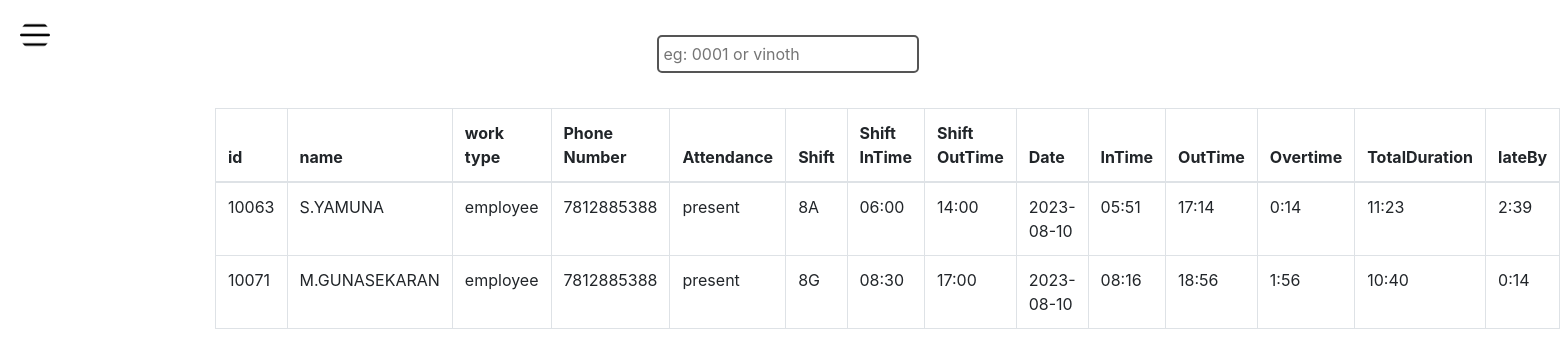
Page / (signed in) on the committed database.
### app/models.py (models this page shows)
class Attendance(db.Model,UserMixin):
    id=db.Column(db.Integer,primary_key=True)
    date = db.Column(db.DateTime(timezone=True), default=func.now())
    emp_id = db.Column(db.Integer, db.ForeignKey('employee.id'))
    attendance =db.Column(db.String(150))
    wages_per_Day=db.Column(db.String(150))
    inTime=db.Column(db.String(150))
    outTime=db.Column(db.String(150))
    overtime=db.Column(db.String(150),default='00:00')
    shift=db.Column(db.String(150))
    shiftIntime = db.Column(db.String(150))
    shift_Outtime = db.Column(db.String(150))
    TotalDuration=db.Column(db.String(150))
    lateBy=db.Column(db.String(150))
    earlyGoingBy=db.Column(db.String(150))
    punchRecords=db.Column(db.String(150))

class Employee(db.Model, UserMixin):
    id = db.Column(db.Integer, primary_key=True)
    name = db.Column(db.String(150), nullable=False)
    date = db.Column(db.DateTime(timezone=True), default=func.now())
    dob = db.Column(db.DateTime(timezone=True))
    designation = db.Column(db.String(150), nullable=True)
    workType = db.Column(db.String(150))
    email = db.Column(db.String(150), unique=True)
    phoneNumber = db.Column(db.Integer)
    adharNumber = db.Column(db.Integer)
    gender = db.Column(db.String(150))
    address = db.Column(db.String(150))
    mimetype =db.Column(db.String(150))
    profile_pic = db.Column(db.String(100000), default='Default/Default.jpeg')
    attendance = db.relationship('Attendance', backref='employee')

### app/views.py (the view)
@views.route('/',methods=['POST','GET'])
@login_required
def admin():
    employee =Attendance.query.order_by(Attendance.date)
    return render_template('admin.html',employee=employee)

### app/templates/admin.html (shortened to what this page needs)
<!DOCTYPE html>
<html lang="en">
<head>
  <link rel="stylesheet" href="https://stackpath.bootstrapcdn.com/bootstrap/4.5.2/css/bootstrap.min.css">
  <link rel="stylesheet" href="https://cdnjs.cloudflare.com/ajax/libs/font-awesome/6.0.0-beta3/css/all.min.css">
  <link rel="stylesheet" href="/static/css/style.css">
</head>
<body>
<div id="menubtn" class="sidebar-toggle-btn" onclick="toggleSidebar()">
</div>
<main role="main" class="container mt-5">
    <div class="filters">
        <input type="text" name="filter" id="filter" placeholder="eg: 0001 or vinoth">
    </div>
  <div class="row justify-content-center">
    <div class="col-md-8">
      <table class="table table-bordered table-hover">
        <thead>
            <tr>
                <th>id</th>
                <th>name</th>
                <th>work type</th>
                <th>Phone Number</th>
                <th>Attendance</th>
                <th>Shift</th>
                <th>Shift InTime</th>
                <th>Shift OutTime</th>
                <th>Date</th>
                <th>InTime</th>
                <th>OutTime</th>
                <th>Overtime</th>
                <th>TotalDuration</th>
                <th>lateBy</th>
            </tr>
        </thead>
        <tbody>
            {% for emp in employee %}
            <tr>
                <td class="id">{{ emp.emp_id }}</td>
                <td class="name">{{ emp.employee.name }}</td>
                <td class="workType">{{ emp.employee.workType }}</td>
                <td class="phoneNumber">{{ emp.employee.phoneNumber }}</td>
                <td class="attend">{{ emp.attendance }}</td>
                <td class="shift">{{ emp.shift }}</td>
                <td>{{ emp.shiftIntime }}</td>
                <td>{{ emp.shift_Outtime }}</td>
                <td>{{ emp.date.date() }}</td>
                <td class="Intime">{{ emp.inTime }}</td>
                <td class="outtime">{{ emp.outTime }}</td>
                <td class="overtime">{{ emp.overtime }}</td>
                <td>{{ emp.TotalDuration }}</td>
                <td>{{ emp.lateBy }}</td>
            </tr>
            {% endfor %}
        </tbody>
    </table>
    </div>
  </div>
</main>
</body>
</html>

### app/static/css/style.css (style rules this page uses)
* { margin: 0; padding: 0; box-sizing: border-box; }
body { padding-top: 60px; display: flex; align-items: center; justify-content: center; }
.sidebar-toggle-btn { position: absolute; width: 30px; height: 30px; border-radius: 50%; top: 20px; left: 20px; font-size: 20px; color: #fff; cursor: pointer; z-index: 999; background-image: url(/static/img/open.png); background-size: 100%; display: flex; align-items: center; justify-content: center; transition: left 0.3s ease-in-out; }
.filters { position: absolute; top: 30px; left: 0; width: 100%; display: flex; align-items: center; justify-content: center; }
input { padding: 5px; border-radius: 5px; border: 2px solid #555; margin: 5px; }
#filter { margin-left: 20px; }
.row { position: relative; left: -200px; display: flex; align-content: center; align-items: center; flex-direction: column; }

### rows in the picture
Attendance: emp_id "10063", employee.name "S.YAMUNA", employee.workType "employee", employee.phoneNumber "7812885388", attendance "present", shift "8A", shiftIntime "06:00", shift_Outtime "14:00", date "2023-08-10", inTime "05:51", outTime "17:14", overtime "0:14", TotalDuration "11:23", lateBy "2:39"
Attendance: emp_id "10071", employee.name "M.GUNASEKARAN", employee.workType "employee", employee.phoneNumber "7812885388", attendance "present", shift "8G", shiftIntime "08:30", shift_Outtime "17:00", date "2023-08-10", inTime "08:16", outTime "18:56", overtime "1:56", TotalDuration "10:40", lateBy "0:14"
